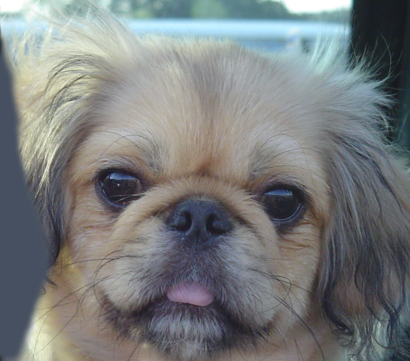
#> input picture HW2/hw2_data/task1and2_hybrid_pyramid/3_dog.bmp, 410 x 361 px
$ jupyter execute Main.ipynb   (shell and % lines are left out)
#> lines starting #> are read from the running program, lines starting #| are printed output that depends on the picture; after the words box and inside, x2 and y2 are one past the last pixel; in counts of white or black regions, pixels touching at a corner belong together
[cell 1]
import cv2
import matplotlib.pyplot as plt
plt.rcParams['figure.figsize'] = (10.0, 8.0) # set default size of plots
plt.rcParams['image.interpolation'] = 'nearest'


img_path = "../hw2_data/task1and2_hybrid_pyramid/3_dog.bmp"
img_path2 = "../hw2_data/task1and2_hybrid_pyramid/3_cat.bmp"
#img_path2 = "hw2_data/task1and2_hybrid_pyramid/6_makeup_after.jpg"
#img_path = "hw2_data/task1and2_hybrid_pyramid/6_makeup_before.jpg"

# img = cv2.cvtColor(cv2.imread(img_path), cv2.COLOR_BGR2RGB)
img = cv2.imread(img_path)[:,:,::-1]
img2 = cv2.imread(img_path2)[:,:,::-1]
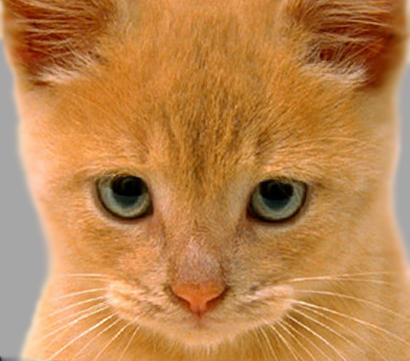
#> input picture HW2/hw2_data/task1and2_hybrid_pyramid/3_cat.bmp, 410 x 361 px

plt.subplot(1,2,1)
plt.axis('off')
plt.imshow(img)

plt.subplot(1,2,2)
plt.axis('off')
plt.imshow(img2)

## [How to combine the phase of one image and magnitude of different image into 1 image by using python](https://stackoverflow.com/questions/52312053/how-to-combine-the-phase-of-one-image-and-magnitude-of-different-image-into-1-im)

[cell 2]
import numpy as np
import matplotlib


def Magnitude_Spectrum(image):
    gray = cv2.cvtColor(image, cv2.COLOR_RGB2GRAY)

    # Compute the 2-dimensional discrete Fourier Transform
    frequency = np.fft.fft2(gray)

    # Shift the zero-frequency component to the center of the spectrum.
    frequency_shift = np.fft.fftshift(frequency)

    # Take absolute value and log to make pixels value between [0,255]
    magnitude_spectrum = np.log(np.abs(frequency_shift))

    return magnitude_spectrum

plt.subplot(2,2,1)
plt.axis('off')
plt.title('Dog')
plt.imshow(img)

plt.subplot(2,2,2)
plt.axis('off')
plt.title('Dog_Spectrum')
plt.imshow(Magnitude_Spectrum(img), cmap='gray')

plt.subplot(2,2,3)
plt.axis('off')
plt.title('Cat')
plt.imshow(img2)

plt.subplot(2,2,4)
plt.axis('off')
plt.title('Cat_Spectrum')
plt.imshow(Magnitude_Spectrum(img2), cmap='gray')
#> in Magnitude_Spectrum (call 2), `gray = cv2.cvtColor(image, cv2.COLOR_RGB2GRAY)`:
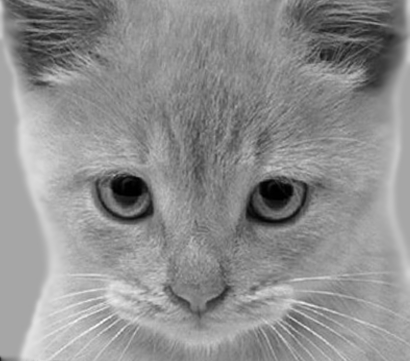
#> gray: shape (361, 410); min 0, max 252, mean 142.9
#> in Magnitude_Spectrum (call 2), `magnitude_spectrum = np.log(np.abs(frequency_shift))`:
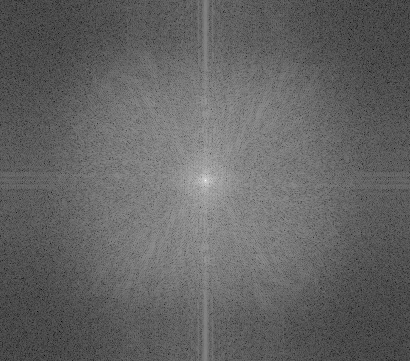
#> magnitude_spectrum: shape (361, 410) float64; min 0.0135, max 16.87, mean 6.64; drawn with min black and max white
plt.tight_layout()

## [Lowpass Highpass - 雲林科技大學](http://mipl.yuntech.edu.tw/wp-content/uploads/2020/03/course_9814224953.pdf)

## Ideal low & high pass filter

[cell 3]
import math

def Ideal_filter(img, cutoff_ratio, low_or_high=True):

#> called with cutoff_ratio = 0.05, low_or_high = True
    h, w, channel = img.shape
#> h = 361; w = 410; channel = 3
    shape = min(h, w)
#> shape = 361
    ideal_filter = np.zeros((h, w))

    # The cut off operation is like  erasing the circle
    # Therefore we need to find the shortest image boundary
    # Divided by 2 to find the radius
    cutoff_frequency = math.ceil(shape / 2 * cutoff_ratio)
#> cutoff_frequency = 10


    # Transform the pixel position into center of circle's offset
    # e.g. [0, 1, 2, 3] -> [-1.5, -0.5, 0.5, 1.5] ,(4-1)/2
    # e.g. [0, 1, 2, 3, 4] -> [-2, -1, 0, 1, 2]  ,(5-1)/2
    u_offset = (h-1) / 2
#> u_offset = 180
    v_offset = (w-1) / 2
#> v_offset = 204.5

    for u in range(h):
        shift_u = u - u_offset

        for v in range(w):
            shift_v = v - v_offset
            Distance = (shift_u**2 + shift_v**2)**(0.5)

            # According to the ideal low pass filter formula H
            if (Distance <= cutoff_frequency):
                ideal_filter[u, v] = 1
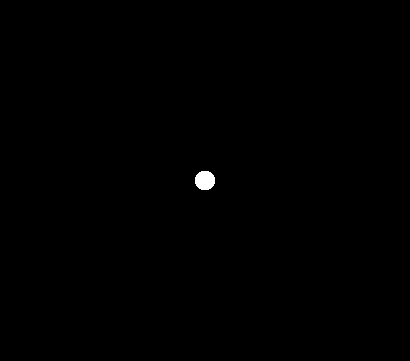
#> ideal_filter: shape (361, 410) float64; values 0 (black) and 1 (white), 0.21% white; 1 white region, box (x1, y1, x2, y2) and area: (195, 171, 215, 190) 312

    if not low_or_high:
        ideal_filter = 1 - ideal_filter

    # To hold some overflow value
    filtered_image = np.zeros_like(img, dtype='float64')
    filtered_spectrum = np.zeros_like(img, dtype='float64')

    for c in range(channel):

        frequency = np.fft.fft2(img[:,:,c])
        shifted_frequency = np.fft.fftshift(frequency)
        filtered_frequency = shifted_frequency * ideal_filter
        filtered_spectrum[...,c] = np.log(np.abs(filtered_frequency) + 1) # add 1 to avoid "divided by zero" exception
        filtered_image[...,c] = np.fft.ifft2(np.fft.ifftshift(filtered_frequency)).real

    filtered_image = np.where(filtered_image>255, 255, filtered_image)
    filtered_image = np.where(filtered_image<0, 0, filtered_image)

    return filtered_image, filtered_spectrum

### Ideal low pass filter

[cell 4]
cutoff_frequency = 0.05
low_filter_image, low_filter_spectrum = Ideal_filter(img, cutoff_frequency, low_or_high=True)

plt.subplot(1,2,1)
plt.axis('off')
plt.title('Ideal low pass filter (0.05)')
plt.imshow(low_filter_image.astype('uint8'))

plt.subplot(1,2,2)
plt.axis('off')
plt.title('Ideal low pass filter Spectrum (0.05)')
plt.imshow(low_filter_spectrum[:,:,0], cmap='gray')

### Ideal high pass filter

[cell 5]
cutoff_frequency = 0.05
high_filter_image, high_filter_spectrum = Ideal_filter(img2, cutoff_frequency, low_or_high=False)
#> call 2 of Ideal_filter, with cutoff_ratio = 0.05, low_or_high = False
#> after the loop in Ideal_filter (call 2), `for c in range(channel):`:
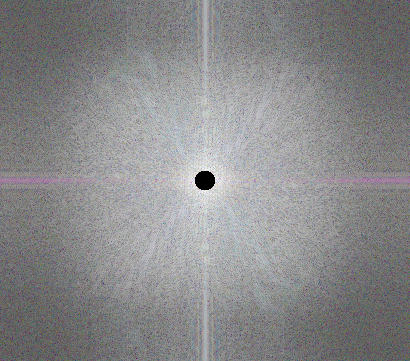
#> filtered_spectrum: shape (361, 410, 3) float64; mean R, G, B 6.65, 6.64, 6.7; drawn with min black and max white


plt.imshow(low_filter_spectrum[:,:,0], cmap='gray')
plt.subplot(1,2,1)
plt.axis('off')
plt.title('Ideal high pass filter (0.05)')
plt.imshow(high_filter_image.astype('uint8'))

plt.subplot(1,2,2)
plt.axis('off')
plt.title('Ideal high pass filter Spectrum (0.05)')
plt.imshow(high_filter_spectrum[:,:,0], cmap='gray')

[cell 6]
def Hybrid_image(img1, img2, cutoff_ratio, method):

#> called with cutoff_ratio = 0.05
    min_h = min(img1.shape[0], img2.shape[0])
#> min_h = 361
    min_w = min(img1.shape[1], img2.shape[1])
#> min_w = 410
    hybrid_img = np.zeros((min_h, min_w), dtype='float64')


    low_pass_img, low_pass_spectrum = method(img1, cutoff_ratio, True)

    high_pass_img, high_pass_spectrum = method(img2, cutoff_ratio, False)
    hybrid_img = low_pass_img[0:min_h, 0:min_w] + high_pass_img[0:min_h, 0:min_w]
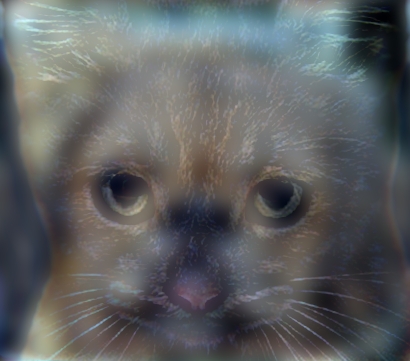
#> hybrid_img: shape (361, 410, 3) float64; mean R, G, B 126.7, 129.9, 131.1; drawn with min black and max white
    hybrid_img = np.where(hybrid_img>255, 255, hybrid_img)

    return hybrid_img

hyrid_img = Hybrid_image(img, img2, 0.05, Ideal_filter)
plt.subplot(1,3,1)
plt.axis('off')
plt.title('Low pass filter')
plt.imshow(low_filter_image.astype('uint8'))

plt.subplot(1,3,2)
plt.axis('off')
plt.title('High pass filter')
plt.imshow(high_filter_image.astype('uint8'))

plt.subplot(1,3,3)
plt.axis('off')
plt.title('Hybrid')
plt.imshow(hyrid_img.astype('uint8'))

## Gaussian filter

[cell 7]
def Gaussian_filter(img, cutoff_ratio, low_or_high=True):

#> called with cutoff_ratio = 0.05, low_or_high = True
    h, w, channel = img.shape
#> h = 361; w = 410; channel = 3
    shape = min(h, w)
#> shape = 361
    gaussian_filter = np.zeros((h, w))

    # The cut off operation is like  erasing the circle
    # Therefore we need to find the shortest image boundary
    # Divided by 2 to find the radius
    cutoff_frequency = math.ceil(shape / 2 * cutoff_ratio)
#> cutoff_frequency = 10


    # Transform the pixel position into center of circle's offset
    # e.g. [0, 1, 2, 3] -> [-1.5, -0.5, 0.5, 1.5] ,(4-1)/2
    # e.g. [0, 1, 2, 3, 4] -> [-2, -1, 0, 1, 2]  ,(5-1)/2
    u_offset = (h-1) / 2
#> u_offset = 180
    v_offset = (w-1) / 2

    for u in range(h):
        shift_u = u - u_offset

        for v in range(w):
            shift_v = v - v_offset
            Distance = (shift_u**2 + shift_v**2)**(0.5)

            # According to the Gaussian low pass filter formula H
            gaussian_filter[u,v] = math.e**(-(Distance)**2 / (2*cutoff_frequency**2))

    if not low_or_high:
        gaussian_filter = 1 - gaussian_filter

    # To hold some overflow value
    filtered_image = np.zeros_like(img, dtype='float64')
    filtered_spectrum = np.zeros_like(img, dtype='float64')

    for c in range(channel):

        frequency = np.fft.fft2(img[:,:,c])
        shifted_frequency = np.fft.fftshift(frequency)
        filtered_frequency = shifted_frequency * gaussian_filter
        filtered_spectrum[...,c] = np.log(np.abs(filtered_frequency) + 1) # add 1 to avoid "divided by zero" exception
        # The inverse of fftshift.
        # And compute the 2-dimensional inverse discrete Fourier Transform.
        # To retrive the RGB image from fourier transform
        filtered_image[...,c] = np.fft.ifft2(np.fft.ifftshift(filtered_frequency)).real

    filtered_image = np.where(filtered_image<0, 0, filtered_image)

    return filtered_image, filtered_spectrum

### Gaussian low pass filter

[cell 8]
cutoff_frequency = 0.05
low_filter_image, low_filter_spectrum = Gaussian_filter(img, cutoff_frequency, True)


plt.subplot(1,2,1)
plt.axis('off')
plt.title('Gaussian low pass filter')
plt.imshow(low_filter_image.astype('uint8'))

plt.subplot(1,2,2)
plt.axis('off')
plt.title('Gaussian low pass filter Spectrum')
plt.imshow(low_filter_spectrum[:,:,0], cmap='gray')
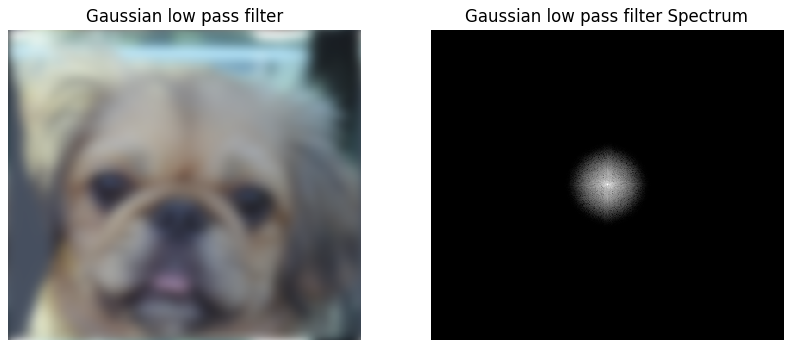
#> figure drawn by matplotlib, 2 panels

### Gaussian high pass filter

[cell 9]
cutoff_frequency = 0.1
high_filter_image, high_filter_spectrum = Gaussian_filter(img2, cutoff_frequency, False)
#> call 2 of Gaussian_filter, with cutoff_ratio = 0.1, low_or_high = False
#> after the loop in Gaussian_filter (call 2), `for c in range(channel):`:
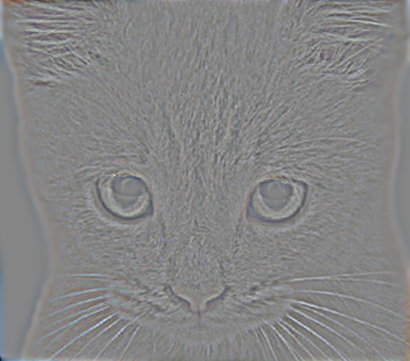
#> filtered_image: shape (361, 410, 3) float64; mean R, G, B 0.1, 0, 0; drawn with min black and max white
#> after the loop in Gaussian_filter (call 2), `for c in range(channel):`:
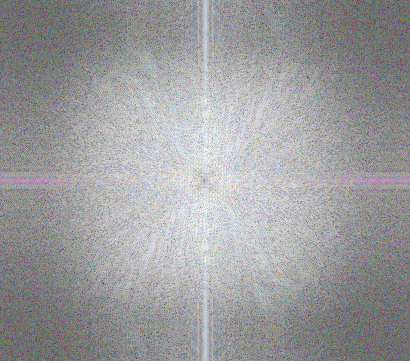
#> filtered_spectrum: shape (361, 410, 3) float64; mean R, G, B 6.65, 6.64, 6.7; drawn with min black and max white


plt.subplot(1,2,1)
plt.axis('off')
plt.title('Gaussian high pass filter (0.1)')
plt.imshow(high_filter_image.astype('uint8'))

plt.subplot(1,2,2)
plt.axis('off')
plt.title('Gaussian high pass filter Spectrum (0.1)')
plt.imshow(high_filter_spectrum[:,:,0], cmap='gray')
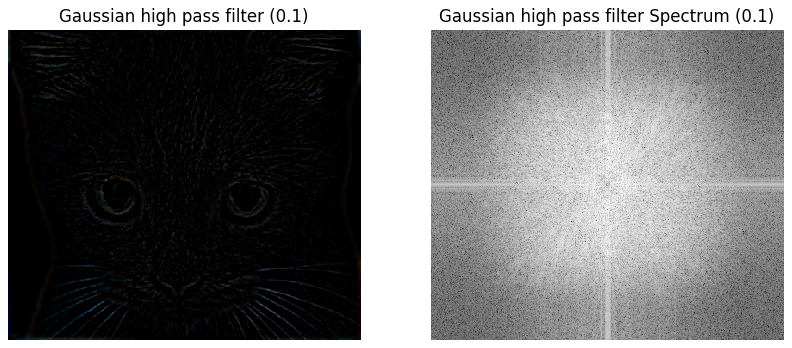
#> figure drawn by matplotlib, 2 panels

[cell 10]
"""
def Hybrid_image(img1, img2, cutoff_ratio, method):

    max_h = max(img1.shape[0], img2.shape[0])
    max_w = max(img1.shape[1], img2. shape[1])
    hybrid_img = np.zeros((max_h, max_w), dtype='float64')

    # Normalization
    img1 = img1 / 255.
    img2 = img2 / 255.


    low_pass_img, low_pass_spectrum = method(img1, cutoff_ratio, True)

    high_pass_img, high_pass_spectrum = method(img2, cutoff_ratio, False)
    hybrid_img = low_pass_img + high_pass_img
    hybrid_img = (hybrid_img - hybrid_img.min()) / (hybrid_img.max() - hybrid_img.min())

    return hybrid_img

hyrid_img = Hybrid_image(img, img2, 0.06, Gaussian_filter)
plt.subplot(1,3,1)
plt.axis('off')
plt.imshow(low_filter_image.astype('uint8'))

plt.subplot(1,3,2)
plt.axis('off')
plt.imshow(high_filter_image.astype('uint8'))

plt.subplot(1,3,3)
plt.axis('off')
plt.imshow(hyrid_img)
"""

[cell 11]
def Hybrid_image(img1, img2, cutoff_ratio, method):

#> called with cutoff_ratio = 0.05
    min_h = min(img1.shape[0], img2.shape[0])
    min_w = min(img1.shape[1], img2. shape[1])
    hybrid_img = np.zeros((min_h, min_w), dtype='float64')


    low_pass_img, low_pass_spectrum = method(img1, cutoff_ratio, True)

    high_pass_img, high_pass_spectrum = method(img2, cutoff_ratio, False)
    hybrid_img = low_pass_img[0:min_h, 0:min_w] + high_pass_img[0:min_h, 0:min_w]
    hybrid_img = np.where(hybrid_img>255, 255, hybrid_img)

    return hybrid_img

hyrid_img = Hybrid_image(img, img2, 0.05, Gaussian_filter)
plt.subplot(1,3,1)
plt.axis('off')
plt.title('Low pass filter')
plt.imshow(low_filter_image.astype('uint8'))

plt.subplot(1,3,2)
plt.axis('off')
plt.title('High pass filter')
plt.imshow(high_filter_image.astype('uint8'))

plt.subplot(1,3,3)
plt.axis('off')
plt.title('Hybrid')
plt.imshow(hyrid_img.astype('uint8'))
